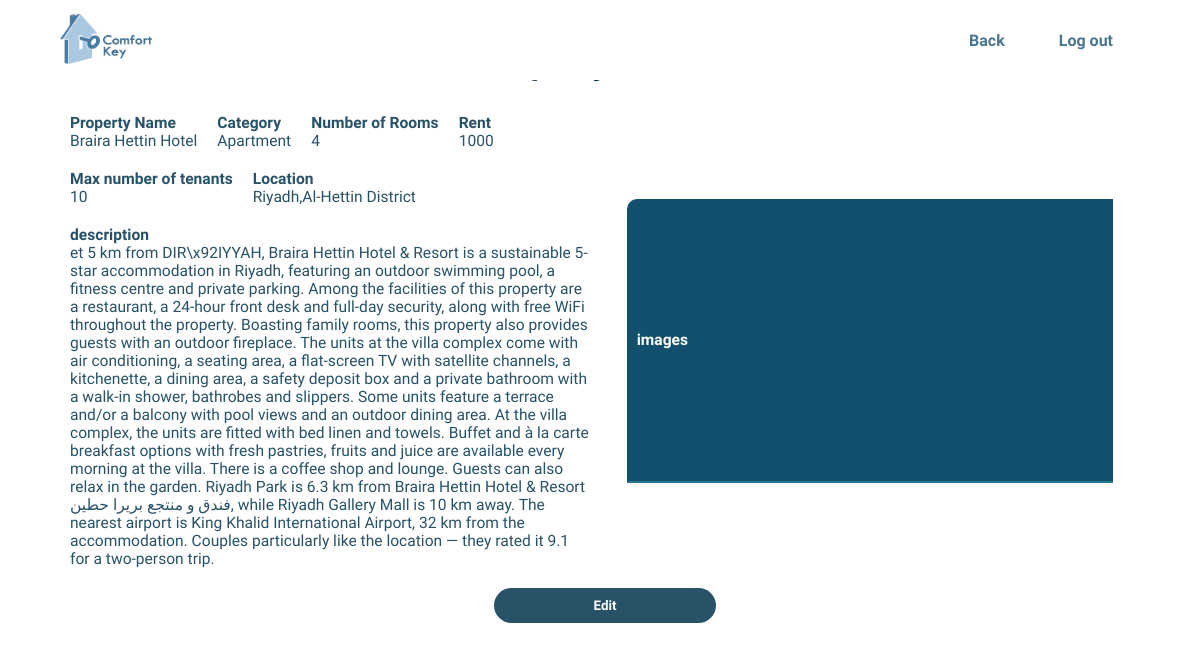
/property-detail.php?id=1236 (signed in), run on the app's committed database.
### tables this page shows
CREATE TABLE `property` (
  `id` varchar(255) NOT NULL,
  `homeowner_id` varchar(255) NOT NULL,
  `property_category_id` varchar(255) NOT NULL,
  `name` varchar(255) NOT NULL,
  `rooms` int(255) NOT NULL,
  `rent_cost` float NOT NULL,
  `location` text NOT NULL,
  `max_tenants` int(11) NOT NULL,
  `description` text NOT NULL
);

### property-detail.php (the view, shortened to what this page needs)
<?php
if (isset($_SESSION['id']) && isset($_SESSION['role'])) {
 ?>
 <?php
     include 'db.con.php';
    ?>
<?php
 $id= $_GET['id'];
    $query1 = "SELECT name, rooms, rent_cost ,location ,max_tenants ,description  FROM Property WHERE id= '$id'";
    $result2 = mysqli_query($conn, $query1);
    $q="SELECT category FROM PropertyCategory WHERE id=(SELECT property_category_id FROM Property WHERE id='$id')";
    $r = mysqli_query($conn, $q);
    ?>
    <?php
while($row = mysqli_fetch_assoc($result2)){
    ?>
<!DOCTYPE html>
<html>
    <head>
        <link rel="stylesheet" href="css/navbar.css">
        <link rel="stylesheet" href="css/property-detail.css">
    </head>
    <body>
        <header>
            <div class="topnav">
                <div class="logo">
                    <a href="homeseeker.php"><img src="img/comfortKey-logo.png" alt=""></a>
                </div>
                <div class="navigation">
                    <a  href="homeseeker.php">Back</a>
                    <a  href="logout.php">Log out</a>
                </div>
            </div>
    </header>
    <main>
    <h1>Property Details</h1>
    <div   div class="prop-details">
        <div class="attributes">
            <div class="attr">
                <div class="att">
                    <h4>Property Name</h4>
                </div>
                <div class="detail">
                    <p><?php echo $row['name'] ?></p>
                </div>
            </div>
            <div class="attr">
                <div class="att" >
                    <h4>Category</h4>
                </div>
                <div class="detail">
                    <p><?php while ($e = mysqli_fetch_assoc($r)){
                       echo $e['category'];}?></p>
                </div>
            </div>
            <div class="attr">
                <div  class="att">
                    <h4>Number of Rooms</h4>
                </div>
                <div class="detail">
                    <p><?php echo $row['rooms'] ?></p>
                </div>
            </div>
            <div class="attr">
                <div  class="att">
                    <h4>Rent</h4>
                </div>
                <div class="detail">
                    <p><?php echo $row['rent_cost'] ?></p>
                </div>
            </div>
            <div class="attr">
                <div  class="att">
                    <h4>Max number of tenants</h4>
                </div>
                <div class="detail">
                    <p><?php echo $row['max_tenants'] ?></p>
                </div>
            </div>
            <div class="attr">
                <div  class="att">
                    <h4>Location</h4>
                </div>
                <div class="detail">
                    <p><?php echo $row['location'] ?></p>
                </div>
            </div>
            <div class="attr">
                <div  class="att">
                    <h4>description</h4>
                </div>
                <div class="detail">
                    <p><?php echo $row['description'] ?></p>
                </div>
            </div>
<?php }
            ?>
        </div>
        <div class="images">
            <table>
                <tr>
                    <th class="left-edge">images</th>
                </tr>
            </table>
        </div>
    </div>
<?php
    if($_SESSION['role']=='homeseeker'){
        $seeker=$_SESSION['id'];
         $x = "SELECT * FROM RentalApplication WHERE home_seeker_id = '$seeker' AND property_id ='$id'";
    $s=mysqli_query($conn, $x);
        if(mysqli_num_rows($s)==0){
            echo "<div class='attr'>"." <a href='homeseeker.php?apply_id=$id'>". "<button id='apply' class='table-btn'>Apply</button></a></div>";
    }
    echo "<h4>HOMEOWNER DETAILS</h4>";
if(mysqli_num_rows($result3)==1){
    $v = mysqli_fetch_assoc($result3);
        echo "<table><tr><td><h4>Name</h4> <br>" .$v['name']."</td>";
        echo "<td><h4>Phone number</h4><br>" .$v['phone_number']."</td>";
        echo "<td><h4>Email address</h4> <br>" .$v['email_address']."</td></tr></table>";}
    }
    else{
       echo" <div class='attr'><a href='editproperty.php?id=$id'><button class='table-btn'>Edit</button></a></div>";
    }
?>
    </main>
    </body>
   </html>
   <?php
}else {
    header('Location: homepage.php');
}

### css/navbar.css (style rules this page uses)
header { height: 10%; width: 100%; margin: 0; padding: 0; position: fixed; top: 0; z-index: 1; }
.topnav { height: 100%; display: flex; flex-direction: row; justify-content: space-between; align-items: center; align-content: center; background-color: white; margin: 0; flex-wrap: wrap; padding: 0 5%; }
.logo { width:8.5%; display: flex; flex-direction: row; justify-content: center; align-items: center; align-content: center; flex-wrap: wrap; }
.logo img { max-width: 100%; margin-top: 2px; }
.navigation { width: 50%; display: flex; flex-direction: row; justify-content: end; align-items: center; align-content: center; flex-wrap: wrap; }
.navigation a { color: rgb(74, 119, 142); text-decoration: none; font-weight: 600; font-family: 'Mada'; padding: 2px; transition-duration: 0.2s; margin: 0 25px; }

### css/property-detail.css (style rules this page uses)
html { height: 100%; width: 100%; scroll-behavior: smooth;; }
body { height: 100%; width: 100%; margin: 0; padding: 0; font-family: 'Mada'; color: rgb(40, 82, 103); }
main { min-width: 100%; margin: 0; padding: 0; height: 90%; display: flex; flex-direction: column; justify-self: center; align-items: center; }
img { max-width: 100%; }
h1 { color:rgb(15, 56, 77); font-size: 2.8vw; }
.prop-details { display: flex; flex-direction: row; justify-content: center; align-items: center; width: 100%; flex-wrap: wrap; }
.attributes { display: flex; flex-direction: row; justify-content: start; align-items: center; align-content: center; width: 45%; flex-wrap: wrap; }
.attr { margin: 10px; }
.attributes p, h4 { margin: 0; padding: 0; font-size: 1.3vw; }
.images { width: 45%; height: 60%; display: flex; flex-direction: column; justify-content: center; align-items: center; }
table { font-family: 'Mada'; padding: 2%; width: 90%; border-collapse: collapse; text-align: left; margin-bottom: 10vh; height: 100%; margin: 0; padding: 0; }
tr { width: 100%; border-bottom: solid 1px rgb(38, 115, 153); margin: 0; }
th, td { padding: 2%; font-size: 1.3vw; height: 100%; margin: 0; }
th { background-color: rgb(19, 80, 110); color: white; text-align: start; }
.left-edge { border-top-left-radius: 10px; border: 0px; }
.table-btn { background-color: rgb(40, 82, 103); color: white; padding: 10px 100px; border-radius: 50px; margin-left: 10px; text-align: center; transition-duration: 0.2s; outline: none; border: none; font-family: 'Mada'; font-weight: 600; margin-bottom: 30px; }

### data on the page
property: name "Braira Hettin Hotel", category "Apartment", rooms "4", rent_cost "1000", max_tenants "10", location "Riyadh,Al-Hettin District", description "et 5 km from DIR\\x92IYYAH, Braira Hettin Hotel & Resort is a sustainable 5-star accommodation in Riyadh, featuring an outdoor swimming pool, a fitness centre and private parking. Among the facilities of this property are a restaurant, a 24-hour front desk and full-day security, along with free WiFi throughout the property. Boasting family rooms, this property also provides guests with an outdoor fireplace. The units at the villa complex come with air conditioning, a seating area, a flat-screen TV with satellite channels, a kitchenette, a dining area, a safety deposit box and a private bathroom with a walk-in shower, bathrobes and slippers. Some units feature a terrace and/or a balcony with…"
